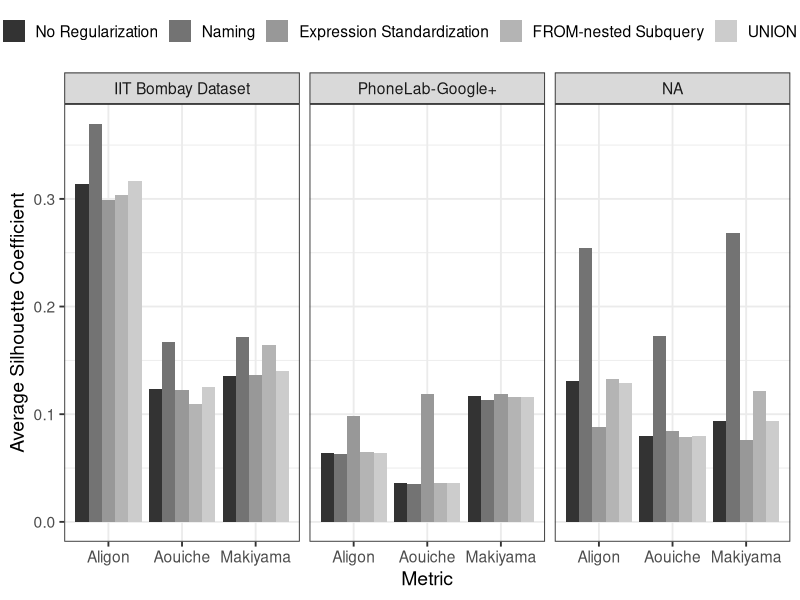

R code for this plot: (Note: this script raises an error after producing the figure.)
# set working directory
#setwd("~/Downloads/EttuBench")

# load supporting libraries
library(ggplot2)

comparison <- read.csv(file = "./data/modules.csv")
comparison$Regularization <- factor(comparison$Regularization, 
                                    levels = c("No Regularization",
                                               "Naming",
                                               "Expression Standardization",
                                               "FROM-nested Subquery",
                                               "UNION Pull-out"))
comparison$Dataset <- factor(comparison$Dataset, 
                             levels = c("IIT Bombay Dataset", "UB Exam Dataset",
                                        "PhoneLab-Google+"))

# individual module analysis
ggplot(data = comparison, aes(x = Metric, y = Silhouette, fill=Regularization)) + 
  geom_bar(position="dodge", stat="identity") + facet_grid(~ Dataset) + 
  ylab("Average Silhouette Coefficient") + xlab("Metric") + 
  theme_bw(base_size = 14) + theme(legend.position = "top", legend.title = element_blank()) + 
  #scale_fill_brewer(palette = "Dark2") +
  scale_fill_grey() +
  ggsave(file = "./figure/module.pdf")
